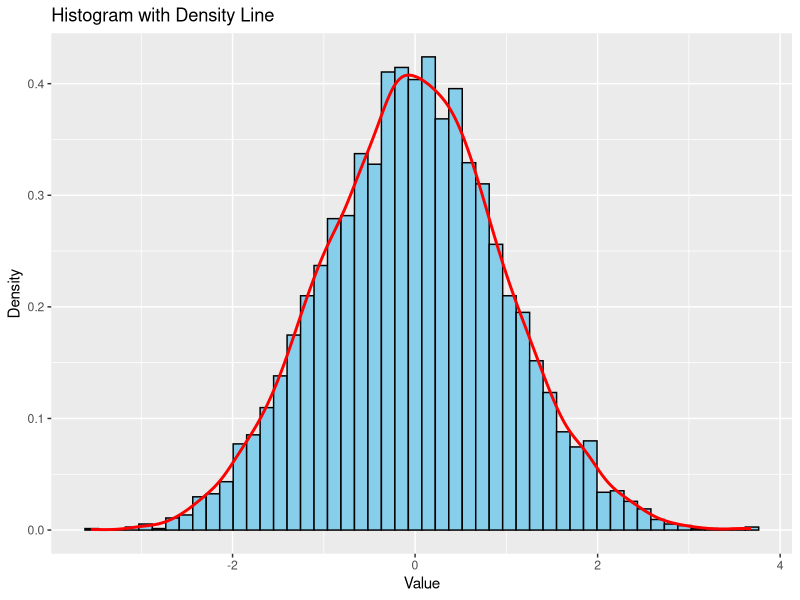

Recreate this plot in R.
# Maximillian_unit1_BIOL672.r
# Author: Maximillian
# Operating System: macOS
# Libraries/Packages used: ggplot2
# Data files: desc.txt, histo.pdf

# Load the libraries
if (!require(ggplot2)) {
  install.packages('ggplot2')
  library(ggplot2)
}

# Step 1: Generate 5000 random numbers from a normal distribution
data <- rnorm(5000, mean = 0, sd = 1)

# Step 2: I am calculating the mean and standard deviation
mean_val <- mean(data)
sd_val <- sd(data)

# Step 3: I am plotting the histogram with a density line 
pdf('histo.pdf')
ggplot(data.frame(x = data), aes(x)) +
  geom_histogram(aes(y = after_stat(density)), bins = 50, fill = 'skyblue', color = 'black') +
  geom_density(color = 'red', linewidth = 1) +
  labs(title = 'Histogram with Density Line', x = 'Value', y = 'Density')
dev.off()

# Here I am saving the  mean and SD to desc.txt
sink('desc.txt')
cat('Sample Mean:', mean_val, '\n')
cat('Sample SD:', sd_val, '\n')
sink()

# I am also saving the numbers here in a text document
write.table(data, file = "random_numbers.txt", row.names = FALSE, col.names = FALSE)
